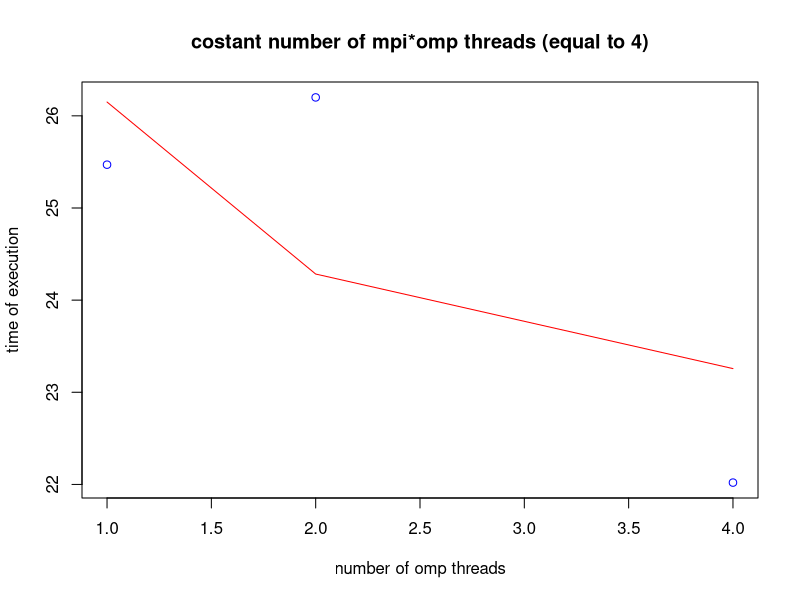
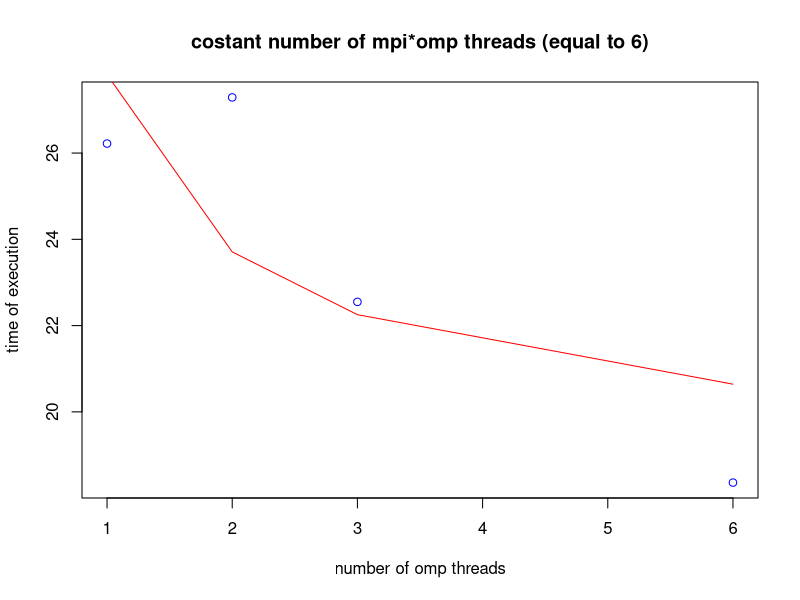
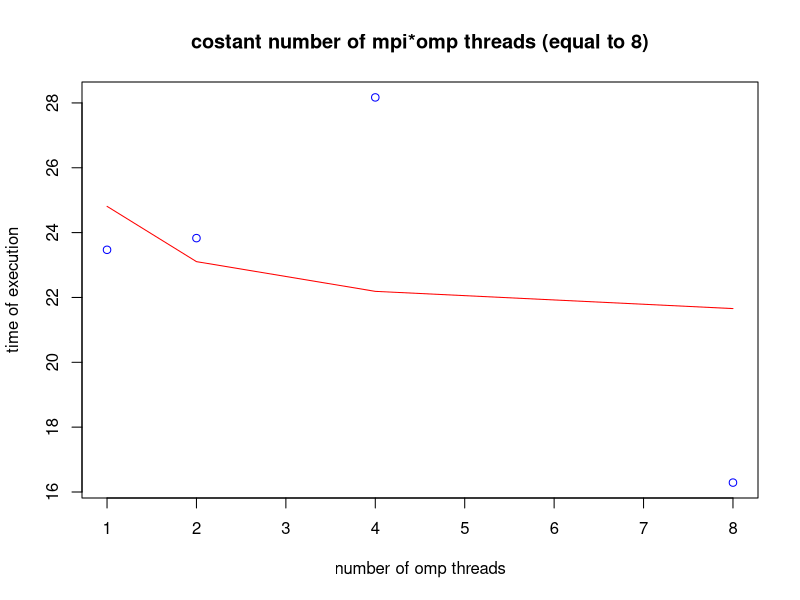
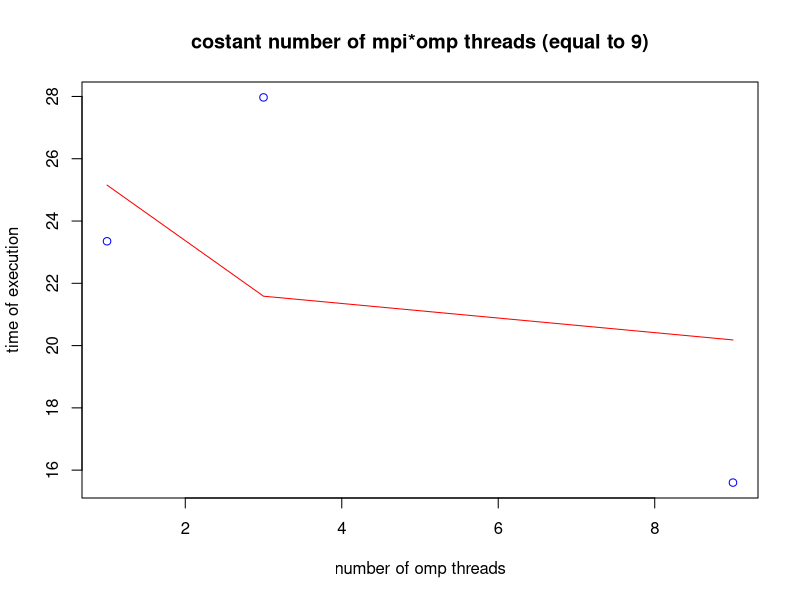
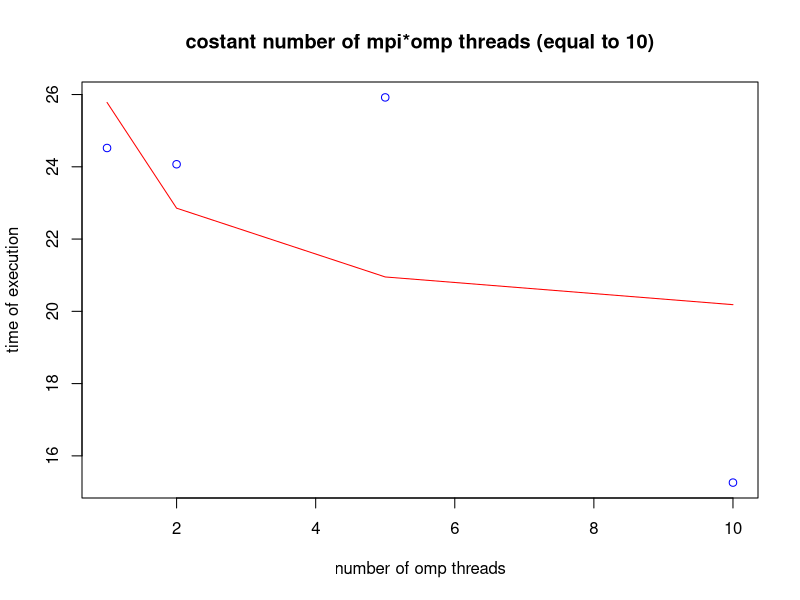
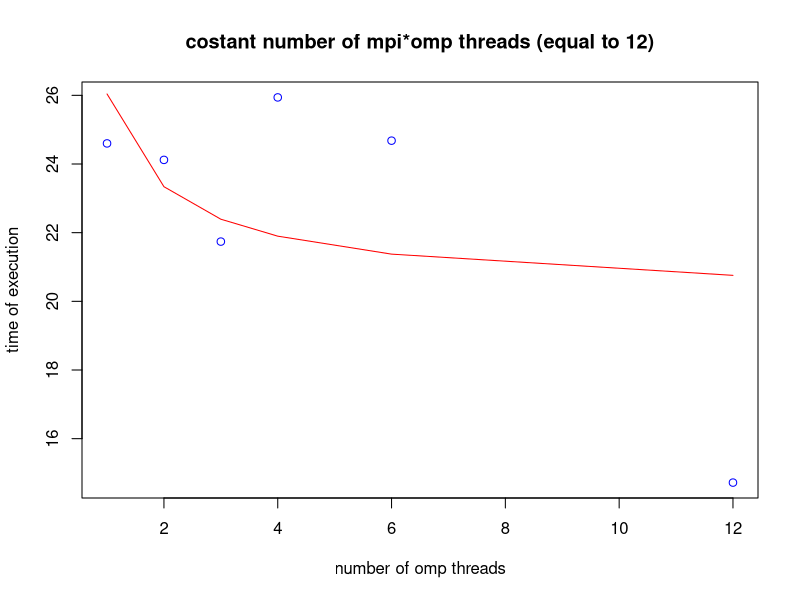
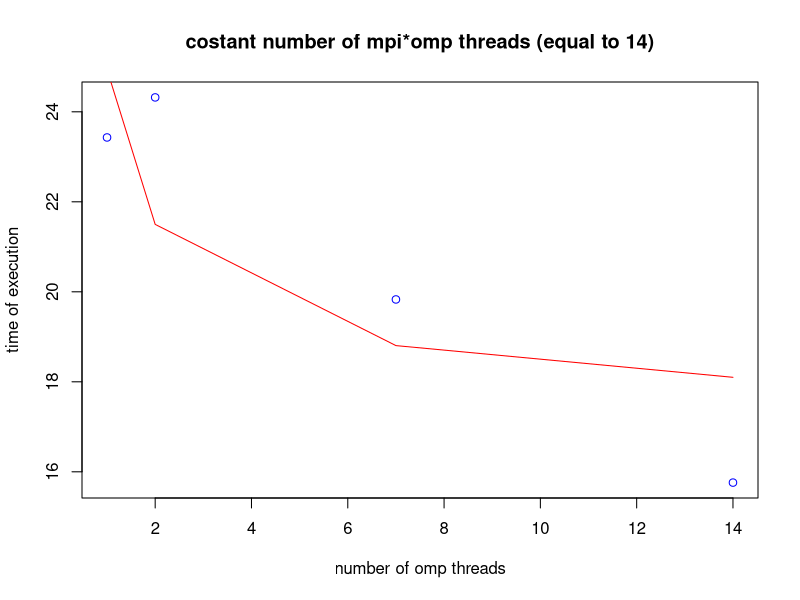
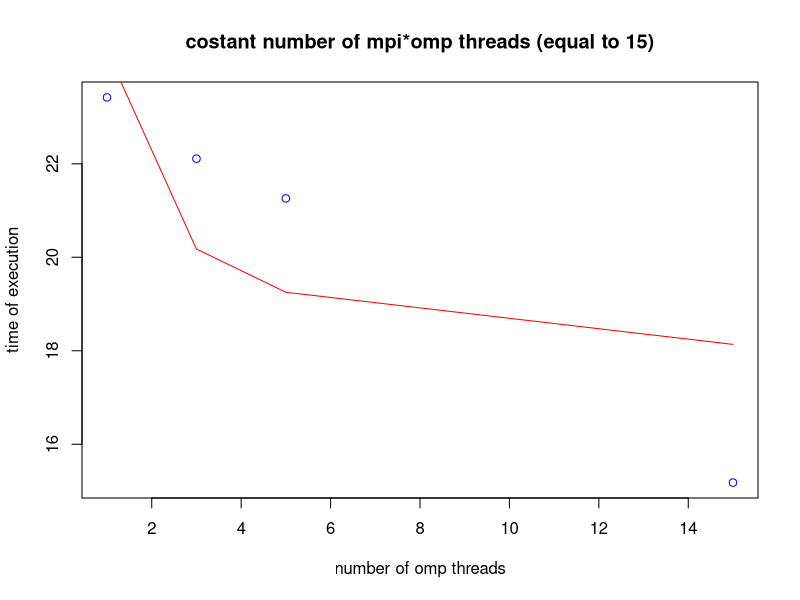

The R source for these figures, in order:
#!/usr/bin/env Rscript

isprime <- function(n) n == 2L || all(n %% 2L:ceiling(sqrt(n)) != 0)

data=read.csv("tree.csv")
x=1:24
y=1:24
z=matrix(0,24,24)
for (i in 1:length(data[,1])){
  z[data$omp[i],data$mpi[i]]=data$time[i]
}

ompweak=read.csv("weakomp.csv")
mpiweak=read.csv("weakmpi.csv")

extract <- function(num){
  k=0
  for (i in 1:num){
    for (j in 1:num){
      if (i*j==num){
        k=k+1;
      }
    }
  }
  
  
  v=matrix(0,k,3)
  k=1
  for (i in 1:num){
    for (j in 1:num){
      if (i*j==num){
        v[k,1]=i
        v[k,2]=z[i,j];
	v[k,3]=(2-1/j+(log2(100000000)-log2(j+1))/i)*100000000;
        k=k+1;
      }
    }
  }
  return(v);
  
}

empiv=(2-1/x+(log2(100000000)-log2(x+1)))*100000000;
eompv=empiv=(2-1/1+(log2(100000000)-log2(1+1))/y)*100000000;
mpiv=data[data$omp==1,]$time
ompv=data[data$mpi==1,]$time

for(i in 1:24){
if(isprime(i)==0 & i!=1){
if (i<10){
name=paste("data",0,i,".png",sep="")
}
else{
name=paste("data",i,".png",sep="")
}
png(name, type='cairo')
v=extract(i)
plot(v[,1],v[,2],xlab="number of omp threads",ylab="time of execution", col='blue', main=paste('costant number of mpi*omp threads (equal to ',i,')',sep=""))
mod=lm(v[,2]~v[,3]);
lines(v[,1],fitted(mod),col="red")
dev.off()
}
}

png("ompvsmpistrong.png",type='cairo')
plot(1:24, ompv,lty = 1, lwd = 1, col='red',type='b',pch = 19, xlab="omp (red), mpi(blue)", ylab="time of execution", main="mpi vs omp strong scaling")
lines(1:24, mpiv,lty = 1, lwd = 1,col='blue',type='b',pch = 19)
legend(x="topright",legend=c("omp performance","mpi performance"),col=c("red","blue"),lty=c(1,1),pch=c(19,19))
dev.off()

png("strongomp.png",type='cairo')
plot(1:24, ompv,lty = 1, lwd = 1, col='blue', xlab="number of omp threads", ylab="time of execution", main="Strong omp scaling") 
mod=lm(ompv~eompv)
lines(1:24,fitted(mod),lty=1,lwd=1,col='red',type="b",pch=19);
legend(x="topright",legend=c("omp actual performance","omp fitted performance"),col=c("blue","red"),lty=c(1,1),pch=c(1,19))
dev.off()

png("strongmpi.png",type='cairo')
plot(1:24, mpiv,lty = 1, lwd = 1, col='blue', xlab="number of mpi threads", ylab="time of execution", main="Strong mpi scaling")
mod=lm(mpiv~empiv)
lines(1:24,fitted(mod),col='red',type='b',pch=19);
legend(x="topright",legend=c("mpi actual performance","mpi fitted performance"),col=c("blue","red"),lty=c(1,1),pch=c(1,19))
dev.off()



png("ompvsmpiweak.png",type='cairo')
plot(1:24, ompweak[,2],lty = 1, lwd = 1, col='red',type='b',pch = 19, xlab="omp (red), mpi (blue)", ylab="time of execution", main="mpi vs omp weak scaling" )
lines(1:24, mpiweak[,2],lty = 1, lwd = 1,col='blue',type='b',pch = 19)
dev.off()


n=5000000
mpi=1:24
xmpi=(2-2/(mpi)+log2(n)-log2(mpi+1))*n*mpi
ympi=mpiweak[,2]
modmpi=lm(ympi~xmpi)
png("weakmpi.png",type='cairo')
plot(1:24,ympi,col='blue',xlab="number of mpi threads", ylab="time of execution",main="Weak mpi scaling (constant workload per mpi thread)")
lines(1:24,fitted(modmpi),col='red')
dev.off()

n=5000000
omp=1:24
xomp=(1+(log2(n*omp)-log2(2))/omp)*n*omp
yomp=ompweak[,2]
modomp=lm(yomp~xomp)
png("weakomp.png",type='cairo')
plot(1:24,yomp,col='blue',xlab="number of omp threads", ylab="time of execution",main="Weak omp scaling (constant workload per omp thread)" )
lines(1:24,fitted(modomp),col='red')
dev.off()

ompalg=read.csv("ompalg.csv")
mpialg=read.csv("mpialg.csv")

png("ompalg.png", type='cairo')
ompalg0=ompalg[ompalg$alg==0,];
ompalg1=ompalg[ompalg$alg==1,];
ompalg2=ompalg[ompalg$alg==2,];
plot(1:24,ompalg0$time, xlab="omp threads", ylab="time", lty = 1, lwd = 1,col='blue',type='b',pch = 19,xlim=c(0,24), ylim=c(25,400), main="omp performance with different algorithms")
lines(1:24, ompalg1$time,lty = 1, lwd = 1,col='green',type='b',pch = 19)
lines(1:24, ompalg2$time,lty = 1, lwd = 1,col='red',type='b',pch = 19)
dev.off()

png("mpialg.png", type='cairo')
mpialg0=mpialg[mpialg$alg==0,];
mpialg1=mpialg[mpialg$alg==1,];
mpialg2=mpialg[mpialg$alg==2,];
plot(1:24,mpialg0$time, xlab="mpi threads", ylab="time", lty = 1, lwd = 1,col='blue',type='b',pch = 19,xlim=c(0,24), ylim=c(25,400),main="mpi performance with different algorithms")
lines(1:24, mpialg1$time,lty = 1, lwd = 1,col='green',type='b',pch = 19)
lines(1:24, mpialg2$time,lty = 1, lwd = 1,col='red',type='b',pch = 19)
dev.off()



